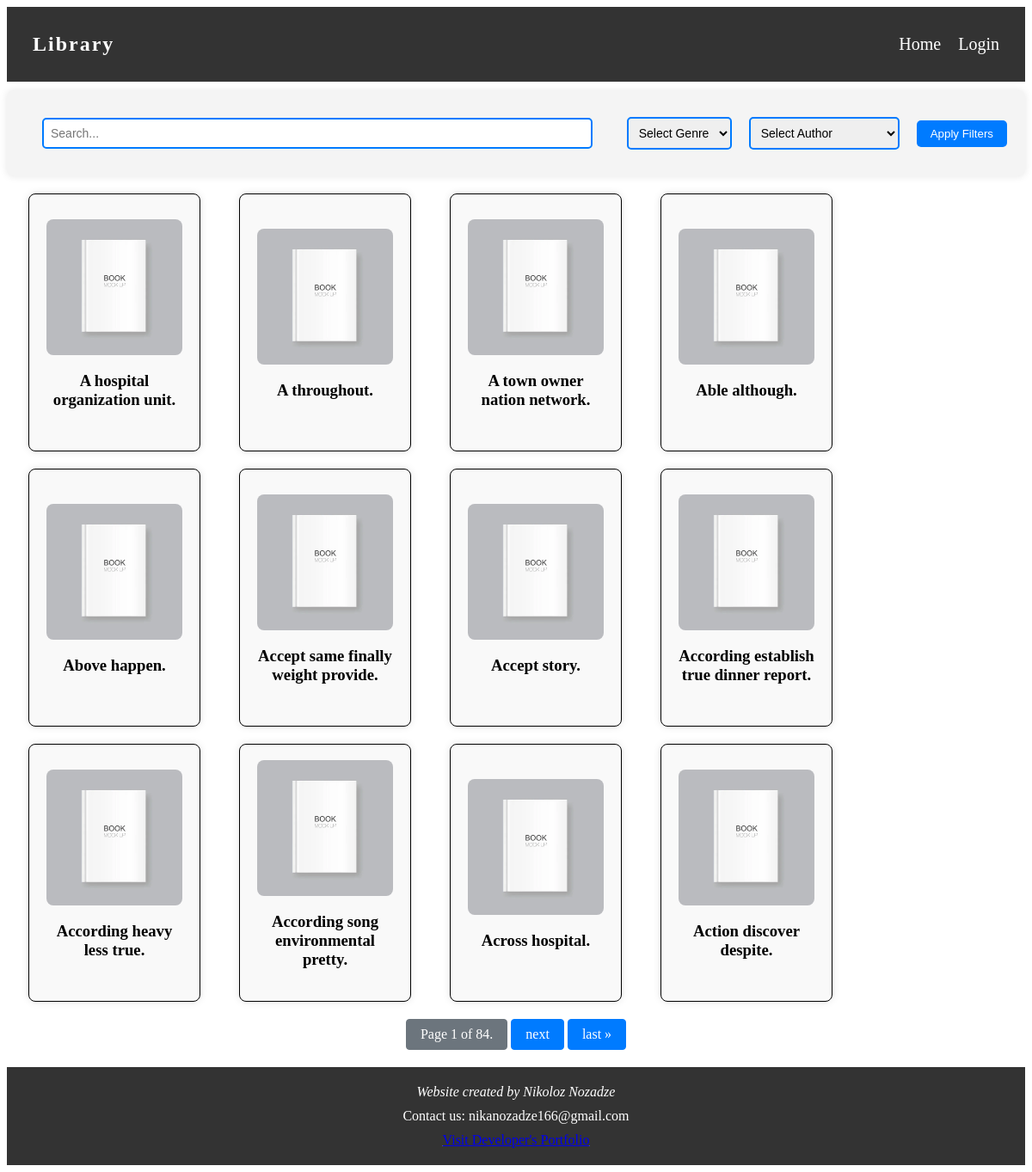
The page / on the database its author committed.
### manager/models.py (models this page shows, shortened)
class Book(models.Model):
    title = models.CharField(max_length=150, verbose_name="Title")
    author = models.ManyToManyField(Author, verbose_name="Author")
    genre = models.ManyToManyField(Genre, verbose_name="Genre")
    publication_date = models.DateField(verbose_name="Publication Date")
    stock = models.PositiveIntegerField(verbose_name="Stock")
    popularity = models.PositiveIntegerField(default=0)
    image = models.ImageField(default='cover.jpg')
    class Meta:
        verbose_name = "Book"
        verbose_name_plural = "Books"

### manager/views.py (the view)
# urls.py: 2. Add a URL to urlpatterns:  path('', views.home, name='home')
def home(request):
    query = request.GET.get('query')
    author_id = request.GET.get('author')
    genre_id = request.GET.get('genre')
    books = Book.objects.all().order_by('title')
    if query:
        books = books.filter(title__icontains=query)
    if author_id:
        books = books.filter(author__id=author_id)
    if genre_id:
        books = books.filter(genre__id=genre_id)
    paginator = Paginator(books, 12)
    page_number = request.GET.get('page')
    try:
        page_obj = paginator.page(page_number)
    except PageNotAnInteger:
        page_obj = paginator.page(1)
    except EmptyPage:
        page_obj = paginator.page(paginator.num_pages)
    authors = Author.objects.all()
    genres = Genre.objects.all()
    context = {
        'page_obj': page_obj,
        'authors': authors,
        'genres': genres,
    }
    return render(request, "home.html", context=context)

### manager/templates/home.html (shortened to what this page needs)
{% extends "base.html" %}
{% block content %}
<main>
    <div class="search-filter-container">
        <form action="{% url 'home' %}" method="GET">
            <input type="text" name="query" placeholder="Search..." style="margin-right: 20px;">
            <div class="filter-options">
                <select name="genre" style="margin-bottom: 10px;">
                    <option value="">Select Genre</option>
                </select>
            </div>
            <div class="filter-options">
                <select name="author" style="margin-bottom: 10px;">
                    <option value="">Select Author</option>
                </select>
            </div>
            <button type="submit" style="margin-left: 20px; margin-bottom: 10px;">Apply Filters</button>
        </form>
    </div>
    <div class="book-container">
        {% for book in page_obj %}
        <a href="{% url 'get_book' book.id %}" class="book-link">
            <div class="book">
                <img src="{{ book.image.url }}" alt="{{ book.title }}">
                <h3>{{ book.title }}</h3>
            </div>
        </a>
        {% endfor %}
    </div>
</main>
<div class="pagination">
    <span class="step-links">
        <span class="current">
            Page {{ page_obj.number }} of {{ page_obj.paginator.num_pages }}.
        </span>
        {% if page_obj.has_next %}
            <a href="?page={{ page_obj.next_page_number }}">next</a>
            <a href="?page={{ page_obj.paginator.num_pages }}">last &raquo;</a>
        {% endif %}
    </span>
</div>
{% endblock %}

### manager/templates/base.html (shortened to what this page needs)
<!DOCTYPE html>
<html lang="en">
<head>
</head>
<body>
<header>
    <nav>
        <div class="logo">Library</div>
        <div class="nav-links">
            <a href="{% url 'home' %}">Home</a>
            {% if user.is_authenticated %}
                <a href="{% url 'logout' %}">Logout</a>
            {% else %}
                <a href="{% url 'login' %}" class="{% if request.path == '/login/' %}active{% endif %}">Login</a>
            {% endif %}
        </div>
    </nav>
</header>
<main>
    {% block content %}{% endblock %}
</main>
<footer>
    <div class="author-credentials">
        Website created by Nikoloz Nozadze
    </div>
    <div class="contact-info">
        Contact us: nikanozadze166@gmail.com
    </div>
    <div class="portfolio-link">
        <a href="https://github.com/Noza4">Visit Developer's Portfolio</a>
    </div>
</footer>
</body>
</html>

### manager/templates/base.html (style rules this page uses)
nav { display: flex; justify-content: space-between; align-items: center; background-color: #333; color: #fff; padding: 30px; }
.logo { letter-spacing: 2px; font-size: 24px; font-weight: bold; }
.nav-links { display: flex; align-items: center; }
.nav-links a { color: #fff; text-decoration: none; margin-left: 20px; font-size: 20px; }
footer { background-color: #333; color: #fff; padding: 20px; text-align: center; }
.contact-info { margin-bottom: 10px; }
.author-credentials { font-style: italic; margin-bottom: 10px; }
.portfolio-link { color: #fff; text-decoration: underline; }
form { margin-left: 20px; padding: 1px; margin-top: 10px; flex: 1; }
input[type="text"], select { padding: 8px; font-size: 14px; border: 2px solid #007bff; border-radius: 5px; flex: 1; margin-bottom: 10px; }
button[type="submit"] { background-color: #007bff; color: #fff; border: none; border-radius: 5px; padding: 8px 16px; cursor: pointer; transition: background-color 0.3s ease; }

### manager/templates/home.html (style rules this page uses)
.pagination { text-align: center; margin-top: 20px; }
.pagination .step-links a { display: inline-block; padding: 8px 16px; background-color: #007bff; color: #fff; border: 1px solid #007bff; border-radius: 4px; text-decoration: none; transition: background-color 0.3s ease; }
.pagination .current { margin-bottom: 20px; display: inline-block; padding: 8px 16px; background-color: #6c757d; color: #fff; border: 1px solid #6c757d; border-radius: 4px; text-decoration: none; }
.book-container { display: flex; flex-wrap: wrap; justify-content: flex-start; margin-top: 20px; gap: 20px; }
.book { margin-left: 25px; background-color: #f9f9f9; border: 1px solid black; border-radius: 8px; box-shadow: 0px 0px 10px rgba(0, 0, 0, 0.1); padding: 20px; text-align: center; width: 200px; height: 300px; display: flex; flex-direction: column; align-items: center; justify-content: center; box-sizing: border-box; transition: background-color 0.3s ease; }
.book img { max-width: 100%; max-height: 100%; object-fit: cover; border-radius: 8px; }
.book-link { text-decoration: none; color: inherit; }
body { display: flex; flex-direction: column; min-height: 100vh; }
main { flex-grow: 1; }
footer { margin-top: auto; }
.search-filter-container { display: flex; flex-direction: row; align-items: center; margin-top: 10px; padding: 20px; background-color: #f4f4f4; border-radius: 8px; box-shadow: 0px 0px 10px rgba(0, 0, 0, 0.1); box-sizing: border-box; }
.search-filter-container form { display: flex; flex-direction: row; align-items: center; width: 100%; }
.search-filter-container .filter-options { display: flex; flex-direction: column; margin-left: 20px; }

### rows shown on the page
Book: image (picture), title "A hospital organization unit."
Book: image (picture), title "A throughout."
Book: image (picture), title "A town owner nation network."
Book: image (picture), title "Able although."
Book: image (picture), title "Above happen."
Book: image (picture), title "Accept same finally weight provide."
Book: image (picture), title "Accept story."
Book: image (picture), title "According establish true dinner report."
Book: image (picture), title "According heavy less true."
Book: image (picture), title "According song environmental pretty."
Book: image (picture), title "Across hospital."
Book: image (picture), title "Action discover despite."

### other values the page prints
{{ page_obj.number }} "1"
{{ page_obj.paginator.num_pages }} "84"
